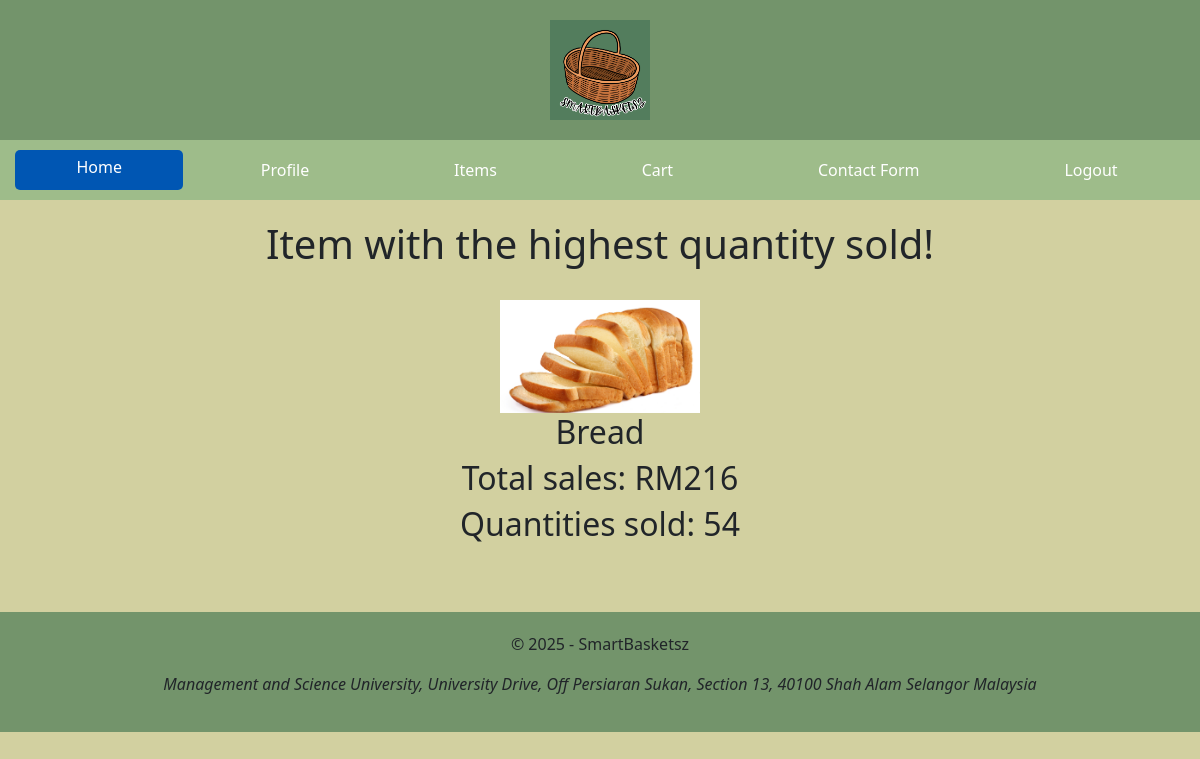
The page /SmartBasketsz/Customer/home.php (signed in) on the database its author committed.
### tables this page shows
CREATE TABLE `item` (
  `ID` int(11) NOT NULL,
  `name` varchar(255) DEFAULT NULL,
  `description` varchar(255) DEFAULT NULL,
  `category` varchar(255) DEFAULT NULL,
  `basePrice` decimal(10,2) NOT NULL,
  `salePrice` decimal(10,2) NOT NULL,
  `image` varchar(255) NOT NULL
);

### SmartBasketsz/Customer/home.php (the view, shortened to what this page needs)
<?php
include_once "../config.php";
?>
<!DOCTYPE html>
<html lang="en">
<head>
    <link href="https://cdn.jsdelivr.net/npm/bootstrap@5.0.2/dist/css/bootstrap.min.css" rel="stylesheet">
    <link rel="stylesheet" type="text/css" href="../template.css?v=202505191827">
</head>
<body>
<div class="container-fluid d-flex justify-content-center align-items-center header-bar">
    <header>
        <img src="../SmartBasketszLogo.png" height="100" width="100">
    </header>
</div>
<nav class="theNavBar nav nav-pills flex-column flex-sm-row">
    <a class="flex-sm-fill text-sm-center nav-link active" href="home.php">Home</a>
    <a class="flex-sm-fill text-sm-center nav-link" href="profile.php">Profile</a>
    <a class="flex-sm-fill text-sm-center nav-link" href="items.php">Items</a>
    <a class="flex-sm-fill text-sm-center nav-link" href="cart.php">Cart</a>
    <a class="flex-sm-fill text-sm-center nav-link" href="contactForm.php">Contact Form</a>
    <a class="flex-sm-fill text-sm-center nav-link" href="logout.php">Logout</a>
</nav>
<div class="container d-flex flex-column justify-content-center align-items-center" style="text-align: center;">
    <h1>Item with the highest quantity sold!</h1>
    <br>
    <?php
    $sql = "SELECT itemId, SUM(quantity) AS totalQuantity FROM OrderItem GROUP BY itemId ORDER BY totalQuantity DESC LIMIT 1";
    $result = $conn->query($sql);
    if ($result->num_rows > 0) {
        while($row = $result->fetch_assoc()){
            $sql = "SELECT * FROM item WHERE ID = {$row['itemId']}";
            $result2 = $conn->query($sql);
            if ($result2->num_rows > 0) {
                while($row2 = $result2->fetch_assoc()){
                    echo "<img src='../ItemImages/{$row2['image']}' height='200' width='200' class='img-fluid' style='border: 10px;'>";
                    $total = $row['totalQuantity'] * $row2['salePrice'];
                    echo "<h2>{$row2['name']}</h2>";
                    echo "<h2>Total sales: RM$total</h2>";
                    echo "<h2>Quantities sold: {$row['totalQuantity']}</h2>";
                }
            }
        }
    }
    ?>
</div>
<div class="container-fluid d-flex justify-content-center align-items-center footer-bar">
    <footer>
        <p>&copy; 2025 - SmartBasketsz</p>
        <address><i>Management and Science University, University Drive, Off Persiaran Sukan, Section 13, 40100 Shah Alam Selangor Malaysia</i></address>
    </footer>
</div>
</body>
</html>

### SmartBasketsz/template.css (style rules this page uses)
body { background-color: #D2D0A0; }
.header-bar, .footer-bar { text-align: center; background-color: #73946B; padding: 20px 20px 20px 20px; }
.theNavBar { padding-top: 20px; }
.theNavBar { background-color: #9EBC8A; padding: 10px; }
.theNavBar a { color: #ffffff !important; margin: 0 5px; text-decoration: none; }
.theNavBar a.active { background-color: #0056b3 !important; border-radius: 5px; padding: 5px 10px; }
div.container { padding: 20px; }
.footer-bar { margin-top: 40px; }

### rows shown on the page
item: image (picture), name "Bread", total "216", totalQuantity "54"
